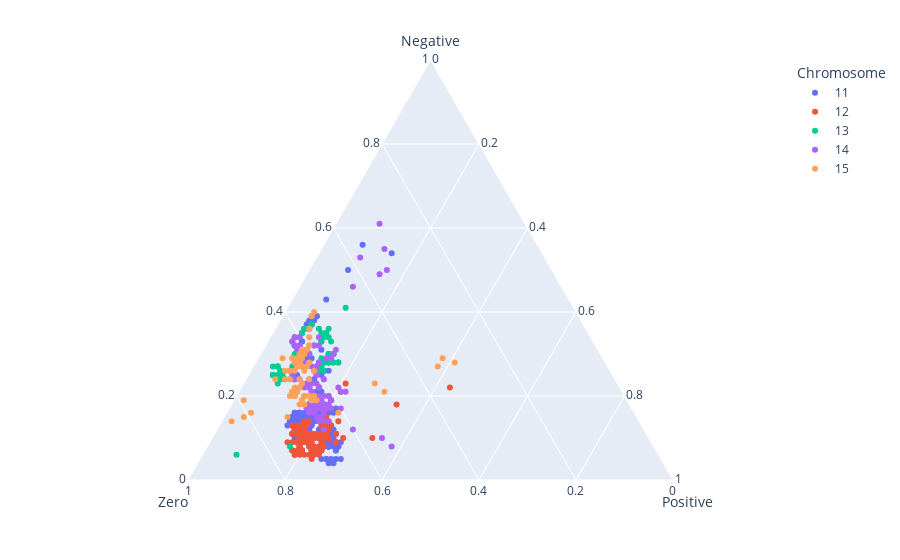

This figure's notebook cell:
### Code cell
plot = px.scatter_ternary(df[1404:1948], a = 'Negative', 
                          b = 'Zero',
                          c='Positive',
                          color = 'Chromosome')
plot.show()

### Figure 1 — Plotly figure (JSON) as saved in the notebook; plotly's stock layout.template omitted (floating-point values rounded to 4 significant figures; data arrays with more than 128 entries replaced by an {"elided": "..."} marker saying what was removed)
{"data": [{"a": {"elided": "188 int values"}, "b": {"elided": "188 int values"}, "c": {"elided": "188 int values"}, "hovertemplate": "Chromosome=11<br>Negative=%{a}<br>Zero=%{b}<br>Positive=%{c}<extra></extra>", "legendgroup": "11", "marker": {"color": "#636efa", "symbol": "circle"}, "mode": "markers", "name": "11", "showlegend": true, "subplot": "ternary", "type": "scatterternary"}, {"a": [8, 9, 10, 9, 18, 10, 9, 9, 11, 10, 10, 10, 22, 10, 21, 10, 23, 12, 13, 15, 14, 14, 11, 12, 12, 11, 13, 12, 12, 11, 10, 10, 8, 10, 8, 8, 7, 6, 7, 8, 7, 7, 7, 7, 10, 10, 9, 9, 10, 10, 11, 11, 11, 11, 12, 11, 9, 7, 8, 7, 6, 5, 6, 6, 7, 7, 7, 6, 6, 7, 6, 7, 7, 8, 9, 8, 9, 9, 10, 11, 13, 11, 13, 12, 12, 11, 10, 12, 11, 11, 13, 12, 13, 11, 12, 12, 13, 11, 12, 14, 14, 13, 11, 11, 9, 9, 9, 10, 11, 12, 10, 10, 10, 10, 11], "b": [71, 70, 67, 71, 48, 66, 65, 65, 64, 63, 57, 66, 35, 67, 58, 67, 56, 65, 66, 64, 62, 64, 67, 66, 66, 66, 64, 65, 65, 64, 66, 68, 71, 67, 68, 70, 69, 72, 74, 73, 73, 71, 71, 71, 69, 69, 68, 71, 71, 70, 69, 69, 71, 70, 71, 72, 74, 73, 69, 70, 73, 72, 71, 70, 69, 71, 73, 75, 74, 75, 75, 73, 75, 73, 73, 73, 71, 71, 68, 68, 65, 70, 71, 72, 72, 72, 72, 70, 73, 73, 72, 71, 71, 73, 72, 71, 70, 71, 71, 68, 69, 69, 71, 73, 75, 72, 73, 72, 68, 70, 71, 71, 70, 70, 69], "c": [21, 21, 23, 20, 34, 24, 26, 26, 25, 27, 33, 24, 43, 23, 21, 23, 21, 23, 21, 21, 24, 22, 22, 22, 22, 23, 23, 23, 23, 25, 24, 22, 21, 23, 24, 22, 24, 22, 19, 19, 20, 22, 22, 22, 21, 21, 23, 20, 19, 20, 20, 20, 18, 19, 17, 17, 17, 20, 23, 23, 21, 23, 23, 24, 24, 22, 20, 19, 20, 18, 19, 20, 18, 19, 18, 19, 20, 20, 22, 21, 22, 19, 16, 16, 16, 17, 18, 18, 16, 16, 15, 17, 16, 16, 16, 17, 17, 18, 17, 18, 17, 18, 18, 16, 16, 19, 18, 18, 21, 18, 19, 19, 20, 20, 20], "hovertemplate": "Chromosome=12<br>Negative=%{a}<br>Zero=%{b}<br>Positive=%{c}<extra></extra>", "legendgroup": "12", "marker": {"color": "#EF553B", "symbol": "circle"}, "mode": "markers", "name": "12", "showlegend": true, "subplot": "ternary", "type": "scatterternary"}, {"a": [8, 6, 25, 27, 25, 26, 24, 25, 27, 27, 27, 25, 24, 25, 23, 24, 24, 24, 24, 28, 28, 27, 30, 32, 34, 35, 37, 37, 36, 36, 36, 36, 36, 35, 41, 36, 33, 35, 36, 33, 32, 34, 35, 34, 33, 30, 30, 30, 27, 28, 28, 28, 28, 28, 29, 28, 28, 27, 26, 26, 29, 28, 30, 30], "b": [75, 87, 70, 69, 70, 68, 68, 70, 68, 68, 68, 69, 69, 68, 70, 69, 68, 67, 66, 63, 64, 65, 63, 62, 60, 59, 56, 56, 57, 58, 58, 58, 57, 54, 47, 55, 56, 55, 53, 56, 58, 54, 54, 55, 54, 56, 56, 55, 59, 57, 56, 55, 55, 57, 56, 58, 56, 59, 59, 60, 58, 57, 55, 56], "c": [17, 7, 5, 4, 5, 6, 8, 5, 5, 5, 5, 6, 7, 7, 7, 7, 8, 9, 10, 9, 8, 8, 7, 6, 6, 6, 7, 7, 7, 6, 6, 6, 7, 11, 12, 9, 11, 10, 11, 11, 10, 12, 11, 11, 13, 14, 14, 15, 14, 15, 16, 17, 17, 15, 15, 14, 16, 14, 15, 14, 13, 15, 15, 14], "hovertemplate": "Chromosome=13<br>Negative=%{a}<br>Zero=%{b}<br>Positive=%{c}<extra></extra>", "legendgroup": "13", "marker": {"color": "#00cc96", "symbol": "circle"}, "mode": "markers", "name": "13", "showlegend": true, "subplot": "ternary", "type": "scatterternary"}, {"a": [17, 16, 20, 50, 49, 55, 18, 18, 18, 17, 17, 19, 18, 17, 14, 12, 12, 10, 8, 17, 17, 16, 18, 16, 18, 18, 19, 20, 22, 21, 19, 19, 20, 20, 18, 18, 16, 17, 15, 17, 15, 14, 14, 14, 15, 14, 15, 17, 17, 17, 17, 18, 19, 20, 18, 18, 17, 17, 19, 18, 18, 19, 22, 24, 24, 25, 23, 25, 24, 27, 28, 29, 31, 30, 29, 32, 34, 61, 32, 34, 34, 34, 33, 32, 32, 31, 30, 30, 28, 25, 24, 23, 24, 22, 23, 23, 21, 21, 46, 16, 19, 53, 22, 27, 22, 23], "b": [66, 66, 61, 34, 36, 32, 66, 65, 64, 65, 65, 65, 65, 65, 66, 66, 60, 55, 54, 60, 62, 66, 63, 64, 63, 63, 61, 61, 58, 58, 61, 61, 62, 63, 65, 65, 67, 67, 65, 64, 66, 64, 65, 66, 65, 66, 65, 63, 65, 65, 64, 63, 63, 64, 64, 63, 64, 65, 64, 63, 62, 64, 62, 60, 60, 61, 63, 61, 63, 61, 59, 57, 54, 55, 56, 57, 56, 30, 58, 61, 60, 61, 62, 61, 62, 62, 61, 60, 62, 66, 65, 65, 66, 62, 64, 62, 57, 64, 43, 66, 65, 38, 64, 60, 65, 64], "c": [17, 18, 19, 16, 15, 13, 16, 17, 18, 18, 18, 16, 17, 18, 20, 22, 28, 35, 38, 23, 21, 18, 19, 20, 19, 19, 20, 19, 20, 21, 20, 20, 18, 17, 17, 17, 17, 16, 20, 19, 19, 22, 21, 20, 20, 20, 20, 20, 18, 18, 19, 19, 18, 16, 18, 19, 19, 18, 17, 19, 20, 17, 16, 16, 16, 14, 14, 14, 13, 12, 13, 14, 15, 15, 15, 11, 10, 9, 10, 5, 6, 5, 5, 7, 6, 7, 9, 10, 10, 9, 11, 12, 10, 16, 13, 15, 22, 15, 11, 18, 16, 9, 14, 13, 13, 13], "hovertemplate": "Chromosome=14<br>Negative=%{a}<br>Zero=%{b}<br>Positive=%{c}<extra></extra>", "legendgroup": "14", "marker": {"color": "#ab63fa", "symbol": "circle"}, "mode": "markers", "name": "14", "showlegend": true, "subplot": "ternary", "type": "scatterternary"}, {"a": [16, 19, 14, 15, 15, 16, 21, 23, 27, 28, 29, 27, 24, 24, 26, 40, 34, 29, 27, 26, 29, 24, 29, 26, 39, 36, 28, 31, 30, 32, 32, 31, 30, 29, 28, 29, 28, 28, 26, 27, 26, 24, 23, 21, 21, 21, 22, 22, 20, 20, 21, 20, 20, 19, 20, 21, 21, 22, 24, 21, 20, 20, 19, 20, 19, 19, 20, 18, 18, 20, 19], "b": [79, 79, 84, 81, 72, 61, 49, 50, 35, 31, 33, 64, 67, 68, 66, 54, 58, 64, 63, 65, 64, 70, 66, 67, 55, 57, 64, 61, 62, 59, 59, 60, 61, 63, 63, 62, 63, 61, 63, 62, 61, 63, 65, 68, 68, 67, 66, 66, 66, 66, 67, 68, 68, 67, 69, 67, 68, 67, 65, 68, 68, 66, 64, 64, 65, 65, 66, 67, 68, 65, 67], "c": [5, 2, 2, 4, 13, 23, 30, 27, 38, 41, 38, 9, 9, 8, 8, 6, 8, 7, 10, 9, 7, 6, 5, 7, 6, 7, 8, 8, 8, 9, 9, 9, 9, 8, 9, 9, 9, 11, 11, 11, 13, 13, 12, 11, 11, 12, 12, 12, 14, 14, 12, 12, 12, 14, 11, 12, 11, 11, 11, 11, 12, 14, 17, 16, 16, 16, 14, 15, 14, 15, 14], "hovertemplate": "Chromosome=15<br>Negative=%{a}<br>Zero=%{b}<br>Positive=%{c}<extra></extra>", "legendgroup": "15", "marker": {"color": "#FFA15A", "symbol": "circle"}, "mode": "markers", "name": "15", "showlegend": true, "subplot": "ternary", "type": "scatterternary"}], "layout": {"legend": {"title": {"text": "Chromosome"}, "tracegroupgap": 0}, "margin": {"t": 60}, "ternary": {"aaxis": {"title": {"text": "Negative"}}, "baxis": {"title": {"text": "Zero"}}, "caxis": {"title": {"text": "Positive"}}, "domain": {"x": [0, 1], "y": [0, 1]}}}}
